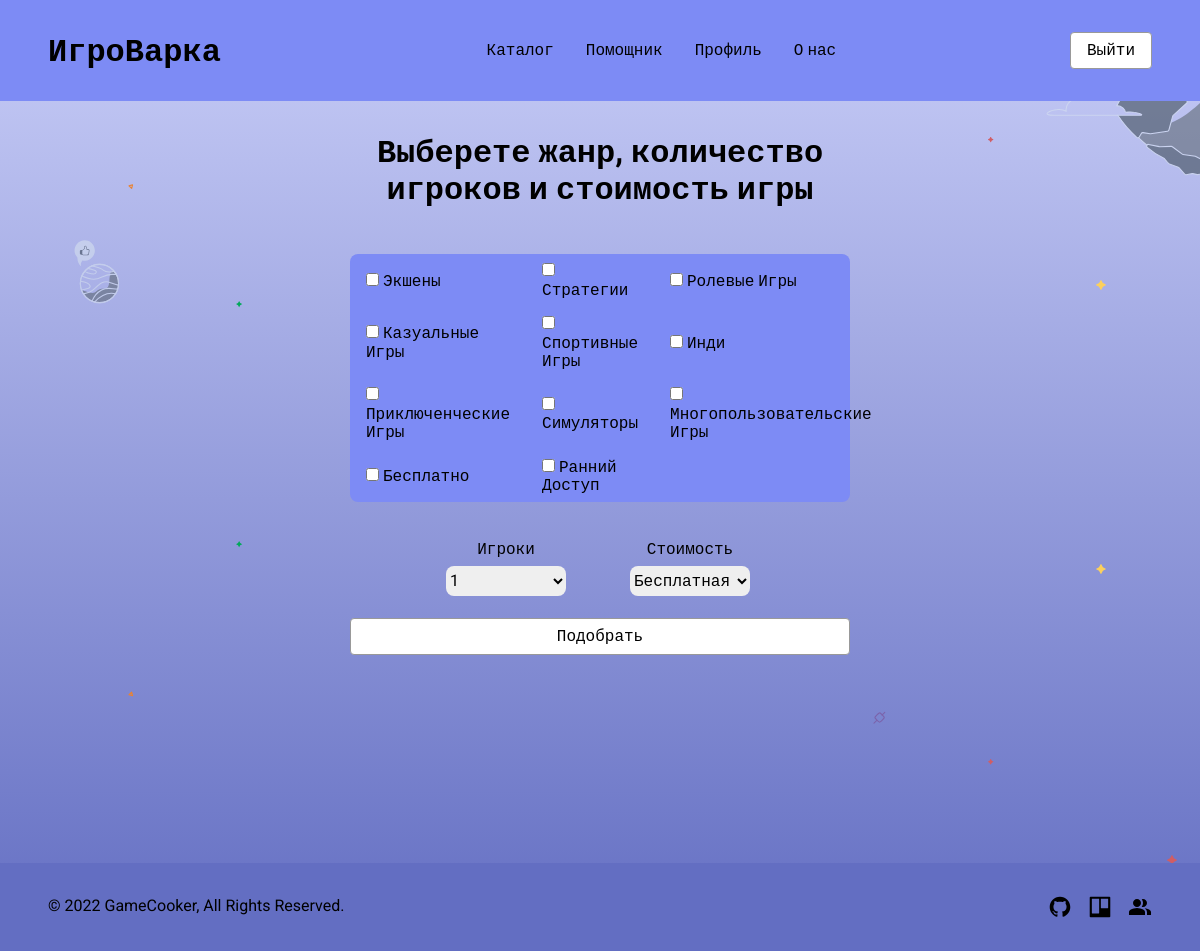
The app's page /helper (signed in) with its own data.
### data_base/models.py (models this page shows, shortened)
@dataclass
class Genre(db.Model):
    id: int = db.Column(db.Integer, primary_key=True)
    name: str = db.Column(db.String(100), nullable=False)

### app.py (the view)
@app.route('/helper', methods=['GET'])
@login_required
def helper():
    all_genres = Genre.query.all()
    if request.method == "GET":
        genres_of_games = request.args.getlist('genres')
        genres_of_games = [int(x) for x in genres_of_games]
        gamers = request.args.get('gamers')
        cost = request.args.get('cost')
        all_games = Game.query.all()
        max_players = db.session.query(func.max(Game.players_count)).one()[0]
        games = []
        for game in all_games:
            temp_list = []
            for el in game.genres:
                temp_list.append(el.id)
            if len(genres_of_games) != 0:
                if all(x in temp_list for x in genres_of_games) and int(gamers) <= game.players_count and int(cost) == game.price:
                    games.append(game)
        return render_template('helper.html', genres=all_genres, games=games, max_players=max_players)
    return render_template('helper.html', genres=all_genres)

### app.py (called while the page is built)
@login_manager.user_loader
def load_user(user_id):
    return User.query.get(user_id)

@app.after_request
def add_header(response):
    return response

@app.context_processor
def inject_enumerate():
    return dict(enumerate=enumerate)

@app.context_processor
def slice_text():
    import textwrap
    def short_text(_text, _width=80, _placeholder='...'):
        return textwrap.shorten(text=_text, width=_width, placeholder=_placeholder)
    return dict(short=short_text)

### templates/helper.html (shortened to what this page needs)
{% extends "base.html" %}
{% from "game-genres-template.html" import print_game_genres_with_chekboxes %}
{% block body_content %}
<h1 class="helper-text1">
  Выберете жанр, количество игроков и стоимость игры
</h1>
    <form class="helper-form" name="helper-form" action="{{ url_for("helper") }}" method="GET">
        {{ print_game_genres_with_chekboxes(genres) }}
        <div class="helper-container4">
            <div class="helper-container5">
                <span class="helper-text2">Игроки</span>
                <select name="gamers" class="helper-select">
                    {% for i in range(max_players) %}
                    <option value={{ i + 1 }}>{{ i + 1 }}</option>
                    {% endfor %}
                </select>
            </div>
            <div class="helper-container6">
                <span class="helper-text3">Стоимость</span>
                <select name="cost" class="helper-select1">
                    <option value="0" selected>Бесплатная</option>
                </select>
            </div>
        </div>
        <input class="home-navlink1 button" type="submit" onclick="searchForGames();" name="helper-search" value="Подобрать" style="width: inherit">
    </form>
    <div class="catalog-catalog">
    </div>
{% endblock %}

### templates/base.html (shortened to what this page needs)
<!DOCTYPE html>
<html lang="en">
  <head>
    <link rel="stylesheet" href="{{ url_for('static', filename='css/style.css') }}" />
    <link href="{{ url_for('static', filename='css/home.css') }}" rel="stylesheet" />
    <link href="{{ url_for('static', filename='css/catalog.css') }}" rel="stylesheet" />
    <link href="{{ url_for('static', filename='css/game-page.css') }}" rel="stylesheet" />
    <link href="{{ url_for('static', filename='css/helper.css') }}" rel="stylesheet" />
    <link href="{{ url_for('static', filename='css/profile.css') }}" rel="stylesheet" />
    <link href="{{ url_for('static', filename='css/login.css') }}" rel="stylesheet" />
    <link href="{{ url_for('static', filename='css/registration.css') }}" rel="stylesheet" />
    <link href="{{ url_for('static', filename='css/pass-change.css') }}" rel="stylesheet" />
    <link href="{{ url_for('static', filename='css/authors.css') }}" rel="stylesheet" />
  </head>
  <body>
  <div>
    <div class="home-container">
          <header data-role="Header" class="home-header">
              <a href="{{ url_for("index") }}" class="home-navlink">
                  <h1>ИгроВарка</h1>
              </a>
              <div class="home-container01">
                  <div class="home-nav">
                      <nav
                              class="navigation-links-nav navigation-links-root-class-name12"
                      >
                          <a href="{{ url_for("catalog") }}" class="navigation-links-navlink">
                              <span>Каталог</span>
                          </a>
                          <a href="{{ url_for("helper") }}" class="navigation-links-navlink1">
                              <span>Помощник</span>
                          </a>
                          <a href="{{ url_for("profile") }}" class="navigation-links-navlink2">
                              <span>Профиль</span>
                          </a>
                          <a href="{{ url_for("authors") }}" class="navigation-links-navlink3">
                              <span>О нас</span>
                          </a>
                      </nav>
                  </div>
              </div>
              <div class="home-btn-group">
                  {% if current_user.is_authenticated %}
                  <a href="{{ url_for("logout") }}" class="home-navlink1 button">Выйти</a>
                  {% endif %}
              </div>
          </header>
          {% block body_content %}
          {% endblock %}
          <footer class="home-footer">
              <span class="home-text22">
                © 2022 GameCooker, All Rights Reserved.
              </span>
              <div class="home-icon-group1">
                  <a
                          href="https://github.com/Metra345/GameCooker"
                          target="_blank"
                          rel="noreferrer noopener"
                          class="home-link"
                  >
                  </a>
                  <a
                          href="https://trello.com/b/uH3tKvfi/%D0%B8%D0%B3%D1%80%D0%BE%D0%B2%D0%B0%D1%80%D0%BA%D0%B0-gamecooker"
                          target="_blank"
                          rel="noreferrer noopener"
                          class="home-link1"
                  >
                  </a>
                  <a href="{{ url_for("authors") }}" class="home-navlink">
                  </a>
              </div>
          </footer>
    </div>
  </div>
  <div class="progress"><div></div></div>
  </body>
</html>

### templates/game-genres-template.html
{% macro print_game_genres_with_chekboxes(genres) %}
<div class="catalog-container3">
    {% for genre in genres %}
        <div class="catalog-button button">
            <input type="checkbox" name="genres" id="game-genre{{ genre.id }}" value="{{ genre.id }}">
            <label for="game-genre{{ genre.id }}">{{ genre.name | title }}</label>
        </div>
    {% endfor %}
</div>
{% endmacro %}

### static/css/style.css (style rules this page uses)
:root { --dl-color-my-1: #c8cdf7ff; --dl-color-my-2: #636ec2ff; --dl-color-my-3: #323a75ff; --dl-color-my-back: #7d8bf5ff; --dl-color-gray-500: #595959; --dl-color-gray-700: #999999; --dl-color-gray-900: #D9D9D9; --dl-size-size-large: 144px; --dl-size-size-small: 48px; --dl-color-gray-black: #000000; --dl-color-gray-white: #FFFFFF; --dl-size-size-medium: 96px; --dl-size-size-xlarge: 192px; --dl-size-size-xsmall: 16px; --dl-space-space-unit: 16px; --dl-size-size-xxlarge: 288px; --dl-size-size-maxwidth: 1400px; --dl-radius-radius-round: 50%; --dl-space-space-halfunit: 8px; --dl-space-space-sixunits: 96px; --dl-space-space-twounits: 32px; --dl-radius-radius-radius2: 2px; --dl-radius-radius-radius4: 4px; --dl-radius-radius-radius8: 8px; --dl-space-space-fiveunits: 80px; --dl-space-space-fourunits: 64px; --dl-space-space-threeunits: 48px; --dl-space-space-oneandhalfunits: 24px; }
.button { color: var(--dl-color-gray-black); display: inline-block; padding: 0.5rem 1rem; border-color: var(--dl-color-gray-black); border-width: 1px; border-radius: 4px; background-color: var(--dl-color-gray-white); }

### static/css/home.css (style rules this page uses)
.navigation-links-nav { flex: 0 0 auto; display: flex; align-items: center; flex-direction: row; }
.navigation-links-navlink { transition: 0.3s; text-decoration: none; }
.navigation-links-navlink1 { transition: 0.3s; margin-left: var(--dl-space-space-twounits); text-decoration: none; }
.navigation-links-navlink2 { transition: 0.3s; margin-left: var(--dl-space-space-twounits); text-decoration: none; }
.navigation-links-navlink3 { transition: 0.3s; margin-left: var(--dl-space-space-twounits); text-decoration: none; }
.progress { height: 100%; width: 5px; position: fixed; bottom: 0; left: 0; }
.home-container { width: 100%; display: flex; overflow: auto; min-height: 100vh; align-items: center; flex-direction: column; justify-content: flex-start; background-image: url(../../static/img/star-bg.svg), linear-gradient(to bottom, var(--dl-color-my-1), var(--dl-color-my-2) 100%) ; background-position: center; background-repeat: repeat-x; }
.home-header { width: 100%; display: flex; max-width: 1920px; align-items: center; padding-top: var(--dl-space-space-twounits); padding-left: var(--dl-space-space-threeunits); padding-right: var(--dl-space-space-threeunits); padding-bottom: var(--dl-space-space-twounits); justify-content: space-between; background-color: #7D8BF5; }
.home-navlink { display: contents; }
.home-container01 { flex: 0 0 auto; display: flex; align-items: center; flex-direction: row; }
.home-nav { display: flex; align-items: center; padding-left: var(--dl-space-space-twounits); flex-direction: row; }
.home-btn-group { display: flex; align-items: center; flex-direction: row; justify-content: space-between; }
.home-navlink1 { transition: 0.3s; border-color: var(--dl-color-gray-700); text-decoration: none; }
.home-footer { width: 100%; display: flex; max-width: 1920px; align-self: center; align-items: center; padding-top: var(--dl-space-space-twounits); padding-left: var(--dl-space-space-threeunits); padding-right: var(--dl-space-space-threeunits); padding-bottom: var(--dl-space-space-twounits); justify-content: space-between; background-color: #636EC2; }
.home-icon-group1 { display: flex; align-items: center; flex-direction: row; justify-content: space-between; }
.home-link { display: contents; }
.home-icon18 { width: 24px; height: 24px; transition: 0.3s; margin-right: var(--dl-space-space-unit); text-decoration: none; }
.home-link1 { display: contents; }
.home-icon20 { fill: #000000; width: 24px; height: 24px; transition: 0.3s; margin-right: var(--dl-space-space-unit); text-decoration: none; }
.home-icon22 { fill: #000000; width: 24px; height: 24px; transition: 0.3s; text-decoration: none; }

### static/css/game-page.css (style rules this page uses)
.navigation-links-nav { flex: 0 0 auto; display: flex; align-items: center; flex-direction: row; }
.navigation-links-navlink { transition: 0.3s; text-decoration: none; }
.navigation-links-navlink1 { transition: 0.3s; margin-left: var(--dl-space-space-twounits); text-decoration: none; }
.navigation-links-navlink2 { transition: 0.3s; margin-left: var(--dl-space-space-twounits); text-decoration: none; }
.navigation-links-navlink3 { transition: 0.3s; margin-left: var(--dl-space-space-twounits); text-decoration: none; }

### records on screen
Genre: name "Экшены"
Genre: name "Стратегии"
Genre: name "Ролевые Игры"
Genre: name "Казуальные Игры"
Genre: name "Спортивные Игры"
Genre: name "Инди"
Genre: name "Приключенческие Игры"
Genre: name "Симуляторы"
Genre: name "Многопользовательские Игры"
Genre: name "Бесплатно"
Genre: name "Ранний Доступ"

### other values on screen
form field gamers "1"
